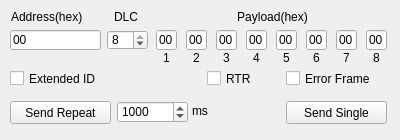
<?xml version="1.0" encoding="UTF-8"?>
<ui version="4.0">
 <class>RawTxWindow</class>
 <widget class="QWidget" name="RawTxWindow">
  <property name="geometry">
   <rect>
    <x>0</x>
    <y>0</y>
    <width>400</width>
    <height>140</height>
   </rect>
  </property>
  <property name="sizePolicy">
   <sizepolicy hsizetype="Fixed" vsizetype="Fixed">
    <horstretch>0</horstretch>
    <verstretch>0</verstretch>
   </sizepolicy>
  </property>
  <property name="minimumSize">
   <size>
    <width>400</width>
    <height>140</height>
   </size>
  </property>
  <property name="maximumSize">
   <size>
    <width>400</width>
    <height>140</height>
   </size>
  </property>
  <property name="windowTitle">
   <string>Raw Transmit</string>
  </property>
  <property name="layoutDirection">
   <enum>Qt::LeftToRight</enum>
  </property>
  <widget class="QPushButton" name="singleSendButton">
   <property name="geometry">
    <rect>
     <x>286</x>
     <y>101</y>
     <width>101</width>
     <height>23</height>
    </rect>
   </property>
   <property name="text">
    <string>Send Single</string>
   </property>
  </widget>
  <widget class="QPushButton" name="repeatSendButton">
   <property name="geometry">
    <rect>
     <x>10</x>
     <y>101</y>
     <width>101</width>
     <height>23</height>
    </rect>
   </property>
   <property name="layoutDirection">
    <enum>Qt::LeftToRight</enum>
   </property>
   <property name="text">
    <string>Send Repeat</string>
   </property>
   <property name="checkable">
    <bool>true</bool>
   </property>
  </widget>
  <widget class="QLabel" name="label_11">
   <property name="geometry">
    <rect>
     <x>192</x>
     <y>101</y>
     <width>21</width>
     <height>20</height>
    </rect>
   </property>
   <property name="text">
    <string>ms</string>
   </property>
  </widget>
  <widget class="QLineEdit" name="fieldAddress">
   <property name="geometry">
    <rect>
     <x>10</x>
     <y>30</y>
     <width>91</width>
     <height>20</height>
    </rect>
   </property>
   <property name="inputMask">
    <string>hhhhhhhh</string>
   </property>
   <property name="text">
    <string>00</string>
   </property>
  </widget>
  <widget class="QLabel" name="label">
   <property name="geometry">
    <rect>
     <x>11</x>
     <y>9</y>
     <width>101</width>
     <height>16</height>
    </rect>
   </property>
   <property name="text">
    <string>Address(hex)</string>
   </property>
  </widget>
  <widget class="QSpinBox" name="fieldDLC">
   <property name="geometry">
    <rect>
     <x>107</x>
     <y>30</y>
     <width>41</width>
     <height>20</height>
    </rect>
   </property>
   <property name="minimum">
    <number>0</number>
   </property>
   <property name="maximum">
    <number>8</number>
   </property>
   <property name="value">
    <number>8</number>
   </property>
  </widget>
  <widget class="QLabel" name="label_2">
   <property name="geometry">
    <rect>
     <x>114</x>
     <y>9</y>
     <width>71</width>
     <height>16</height>
    </rect>
   </property>
   <property name="text">
    <string>DLC</string>
   </property>
  </widget>
  <widget class="QLineEdit" name="fieldByte0">
   <property name="geometry">
    <rect>
     <x>156</x>
     <y>30</y>
     <width>21</width>
     <height>20</height>
    </rect>
   </property>
   <property name="inputMask">
    <string>hh</string>
   </property>
   <property name="text">
    <string>00</string>
   </property>
   <property name="maxLength">
    <number>2</number>
   </property>
  </widget>
  <widget class="QLabel" name="label_3">
   <property name="geometry">
    <rect>
     <x>156</x>
     <y>50</y>
     <width>21</width>
     <height>16</height>
    </rect>
   </property>
   <property name="text">
    <string>1</string>
   </property>
   <property name="alignment">
    <set>Qt::AlignCenter</set>
   </property>
  </widget>
  <widget class="QLabel" name="label_4">
   <property name="geometry">
    <rect>
     <x>202</x>
     <y>9</y>
     <width>141</width>
     <height>16</height>
    </rect>
   </property>
   <property name="text">
    <string>Payload(hex)</string>
   </property>
   <property name="alignment">
    <set>Qt::AlignCenter</set>
   </property>
  </widget>
  <widget class="QLineEdit" name="fieldByte1">
   <property name="geometry">
    <rect>
     <x>186</x>
     <y>30</y>
     <width>21</width>
     <height>20</height>
    </rect>
   </property>
   <property name="inputMask">
    <string>hh</string>
   </property>
   <property name="text">
    <string>00</string>
   </property>
   <property name="maxLength">
    <number>2</number>
   </property>
  </widget>
  <widget class="QLineEdit" name="fieldByte2">
   <property name="geometry">
    <rect>
     <x>216</x>
     <y>30</y>
     <width>21</width>
     <height>20</height>
    </rect>
   </property>
   <property name="inputMask">
    <string>hh</string>
   </property>
   <property name="text">
    <string>00</string>
   </property>
   <property name="maxLength">
    <number>2</number>
   </property>
  </widget>
  <widget class="QLineEdit" name="fieldByte3">
   <property name="geometry">
    <rect>
     <x>246</x>
     <y>30</y>
     <width>21</width>
     <height>20</height>
    </rect>
   </property>
   <property name="inputMask">
    <string>hh</string>
   </property>
   <property name="text">
    <string>00</string>
   </property>
   <property name="maxLength">
    <number>2</number>
   </property>
  </widget>
  <widget class="QLineEdit" name="fieldByte4">
   <property name="geometry">
    <rect>
     <x>276</x>
     <y>30</y>
     <width>21</width>
     <height>20</height>
    </rect>
   </property>
   <property name="inputMask">
    <string>hh</string>
   </property>
   <property name="text">
    <string>00</string>
   </property>
   <property name="maxLength">
    <number>2</number>
   </property>
  </widget>
  <widget class="QLineEdit" name="fieldByte5">
   <property name="geometry">
    <rect>
     <x>306</x>
     <y>30</y>
     <width>21</width>
     <height>20</height>
    </rect>
   </property>
   <property name="inputMask">
    <string>hh</string>
   </property>
   <property name="text">
    <string>00</string>
   </property>
   <property name="maxLength">
    <number>2</number>
   </property>
  </widget>
  <widget class="QLineEdit" name="fieldByte6">
   <property name="geometry">
    <rect>
     <x>336</x>
     <y>30</y>
     <width>21</width>
     <height>20</height>
    </rect>
   </property>
   <property name="inputMask">
    <string>hh</string>
   </property>
   <property name="text">
    <string>00</string>
   </property>
   <property name="maxLength">
    <number>2</number>
   </property>
  </widget>
  <widget class="QLineEdit" name="fieldByte7">
   <property name="geometry">
    <rect>
     <x>366</x>
     <y>30</y>
     <width>21</width>
     <height>20</height>
    </rect>
   </property>
   <property name="inputMask">
    <string extracomment="Hex Only">hh</string>
   </property>
   <property name="text">
    <string>00</string>
   </property>
   <property name="maxLength">
    <number>2</number>
   </property>
  </widget>
  <widget class="QLabel" name="label_8">
   <property name="geometry">
    <rect>
     <x>186</x>
     <y>50</y>
     <width>21</width>
     <height>16</height>
    </rect>
   </property>
   <property name="text">
    <string>2</string>
   </property>
   <property name="alignment">
    <set>Qt::AlignCenter</set>
   </property>
  </widget>
  <widget class="QLabel" name="label_10">
   <property name="geometry">
    <rect>
     <x>216</x>
     <y>50</y>
     <width>21</width>
     <height>16</height>
    </rect>
   </property>
   <property name="text">
    <string>3</string>
   </property>
   <property name="alignment">
    <set>Qt::AlignCenter</set>
   </property>
  </widget>
  <widget class="QLabel" name="label_13">
   <property name="geometry">
    <rect>
     <x>246</x>
     <y>50</y>
     <width>21</width>
     <height>16</height>
    </rect>
   </property>
   <property name="text">
    <string>4</string>
   </property>
   <property name="alignment">
    <set>Qt::AlignCenter</set>
   </property>
  </widget>
  <widget class="QLabel" name="label_14">
   <property name="geometry">
    <rect>
     <x>276</x>
     <y>50</y>
     <width>21</width>
     <height>16</height>
    </rect>
   </property>
   <property name="text">
    <string>5</string>
   </property>
   <property name="alignment">
    <set>Qt::AlignCenter</set>
   </property>
  </widget>
  <widget class="QLabel" name="label_15">
   <property name="geometry">
    <rect>
     <x>306</x>
     <y>50</y>
     <width>21</width>
     <height>16</height>
    </rect>
   </property>
   <property name="text">
    <string>6</string>
   </property>
   <property name="alignment">
    <set>Qt::AlignCenter</set>
   </property>
  </widget>
  <widget class="QLabel" name="label_16">
   <property name="geometry">
    <rect>
     <x>336</x>
     <y>50</y>
     <width>21</width>
     <height>16</height>
    </rect>
   </property>
   <property name="text">
    <string>7</string>
   </property>
   <property name="alignment">
    <set>Qt::AlignCenter</set>
   </property>
  </widget>
  <widget class="QLabel" name="label_17">
   <property name="geometry">
    <rect>
     <x>366</x>
     <y>50</y>
     <width>21</width>
     <height>16</height>
    </rect>
   </property>
   <property name="text">
    <string>8</string>
   </property>
   <property name="alignment">
    <set>Qt::AlignCenter</set>
   </property>
  </widget>
  <widget class="QSpinBox" name="spinBox_RepeatRate">
   <property name="geometry">
    <rect>
     <x>117</x>
     <y>101</y>
     <width>71</width>
     <height>22</height>
    </rect>
   </property>
   <property name="maximum">
    <number>10000</number>
   </property>
   <property name="value">
    <number>1000</number>
   </property>
  </widget>
  <widget class="QCheckBox" name="checkBox_IsRTR">
   <property name="geometry">
    <rect>
     <x>207</x>
     <y>70</y>
     <width>71</width>
     <height>17</height>
    </rect>
   </property>
   <property name="text">
    <string>RTR</string>
   </property>
  </widget>
  <widget class="QCheckBox" name="checkBox_IsExtended">
   <property name="geometry">
    <rect>
     <x>10</x>
     <y>70</y>
     <width>141</width>
     <height>17</height>
    </rect>
   </property>
   <property name="text">
    <string>Extended ID</string>
   </property>
  </widget>
  <widget class="QCheckBox" name="checkBox_IsErrorFrame">
   <property name="geometry">
    <rect>
     <x>286</x>
     <y>70</y>
     <width>101</width>
     <height>17</height>
    </rect>
   </property>
   <property name="text">
    <string>Error Frame</string>
   </property>
  </widget>
 </widget>
 <resources/>
 <connections/>
</ui>
